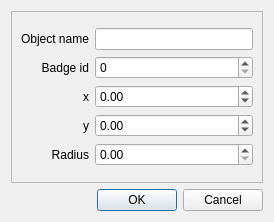
<?xml version="1.0" encoding="UTF-8"?>
<ui version="4.0">
 <class>InsertBadgeForm</class>
 <widget class="QDialog" name="InsertBadgeForm">
  <property name="geometry">
   <rect>
    <x>0</x>
    <y>0</y>
    <width>274</width>
    <height>222</height>
   </rect>
  </property>
  <property name="windowTitle">
   <string>Dialog</string>
  </property>
  <layout class="QGridLayout" name="gridLayout_4">
   <item row="0" column="0">
    <layout class="QGridLayout" name="gridLayout_3">
     <item row="0" column="0">
      <widget class="QFrame" name="frame">
       <property name="frameShape">
        <enum>QFrame::StyledPanel</enum>
       </property>
       <property name="frameShadow">
        <enum>QFrame::Raised</enum>
       </property>
       <layout class="QGridLayout" name="gridLayout_2">
        <item row="0" column="0">
         <layout class="QGridLayout" name="gridLayout">
          <item row="0" column="0">
           <widget class="QLabel" name="label_5">
            <property name="text">
             <string>Object name</string>
            </property>
           </widget>
          </item>
          <item row="0" column="1">
           <widget class="QLineEdit" name="lineEdit"/>
          </item>
          <item row="1" column="0">
           <widget class="QLabel" name="label">
            <property name="text">
             <string>Badge id</string>
            </property>
            <property name="alignment">
             <set>Qt::AlignRight|Qt::AlignTrailing|Qt::AlignVCenter</set>
            </property>
           </widget>
          </item>
          <item row="1" column="1">
           <widget class="QSpinBox" name="spinBox_badgeID">
            <property name="maximum">
             <number>656156</number>
            </property>
           </widget>
          </item>
          <item row="2" column="0">
           <widget class="QLabel" name="label_2">
            <property name="text">
             <string>x</string>
            </property>
            <property name="alignment">
             <set>Qt::AlignRight|Qt::AlignTrailing|Qt::AlignVCenter</set>
            </property>
           </widget>
          </item>
          <item row="2" column="1">
           <widget class="QDoubleSpinBox" name="doubleSpinBox_x">
            <property name="minimum">
             <double>-999999.000000000000000</double>
            </property>
            <property name="maximum">
             <double>999999.000000000000000</double>
            </property>
           </widget>
          </item>
          <item row="3" column="0">
           <widget class="QLabel" name="label_3">
            <property name="text">
             <string>y</string>
            </property>
            <property name="alignment">
             <set>Qt::AlignRight|Qt::AlignTrailing|Qt::AlignVCenter</set>
            </property>
           </widget>
          </item>
          <item row="3" column="1">
           <widget class="QDoubleSpinBox" name="doubleSpinBox_y">
            <property name="minimum">
             <double>-99999.000000000000000</double>
            </property>
            <property name="maximum">
             <double>999999.000000000000000</double>
            </property>
           </widget>
          </item>
          <item row="4" column="0">
           <widget class="QLabel" name="label_4">
            <property name="text">
             <string>Radius</string>
            </property>
            <property name="alignment">
             <set>Qt::AlignRight|Qt::AlignTrailing|Qt::AlignVCenter</set>
            </property>
           </widget>
          </item>
          <item row="4" column="1">
           <widget class="QDoubleSpinBox" name="doubleSpinBox_radius">
            <property name="maximum">
             <double>100000.000000000000000</double>
            </property>
           </widget>
          </item>
         </layout>
        </item>
       </layout>
      </widget>
     </item>
     <item row="1" column="0">
      <widget class="QDialogButtonBox" name="buttonBox">
       <property name="orientation">
        <enum>Qt::Horizontal</enum>
       </property>
       <property name="standardButtons">
        <set>QDialogButtonBox::Cancel|QDialogButtonBox::Ok</set>
       </property>
      </widget>
     </item>
    </layout>
   </item>
  </layout>
 </widget>
 <resources/>
 <connections>
  <connection>
   <sender>buttonBox</sender>
   <signal>accepted()</signal>
   <receiver>InsertBadgeForm</receiver>
   <slot>accept()</slot>
   <hints>
    <hint type="sourcelabel">
     <x>248</x>
     <y>254</y>
    </hint>
    <hint type="destinationlabel">
     <x>157</x>
     <y>274</y>
    </hint>
   </hints>
  </connection>
  <connection>
   <sender>buttonBox</sender>
   <signal>rejected()</signal>
   <receiver>InsertBadgeForm</receiver>
   <slot>reject()</slot>
   <hints>
    <hint type="sourcelabel">
     <x>316</x>
     <y>260</y>
    </hint>
    <hint type="destinationlabel">
     <x>286</x>
     <y>274</y>
    </hint>
   </hints>
  </connection>
 </connections>
</ui>
